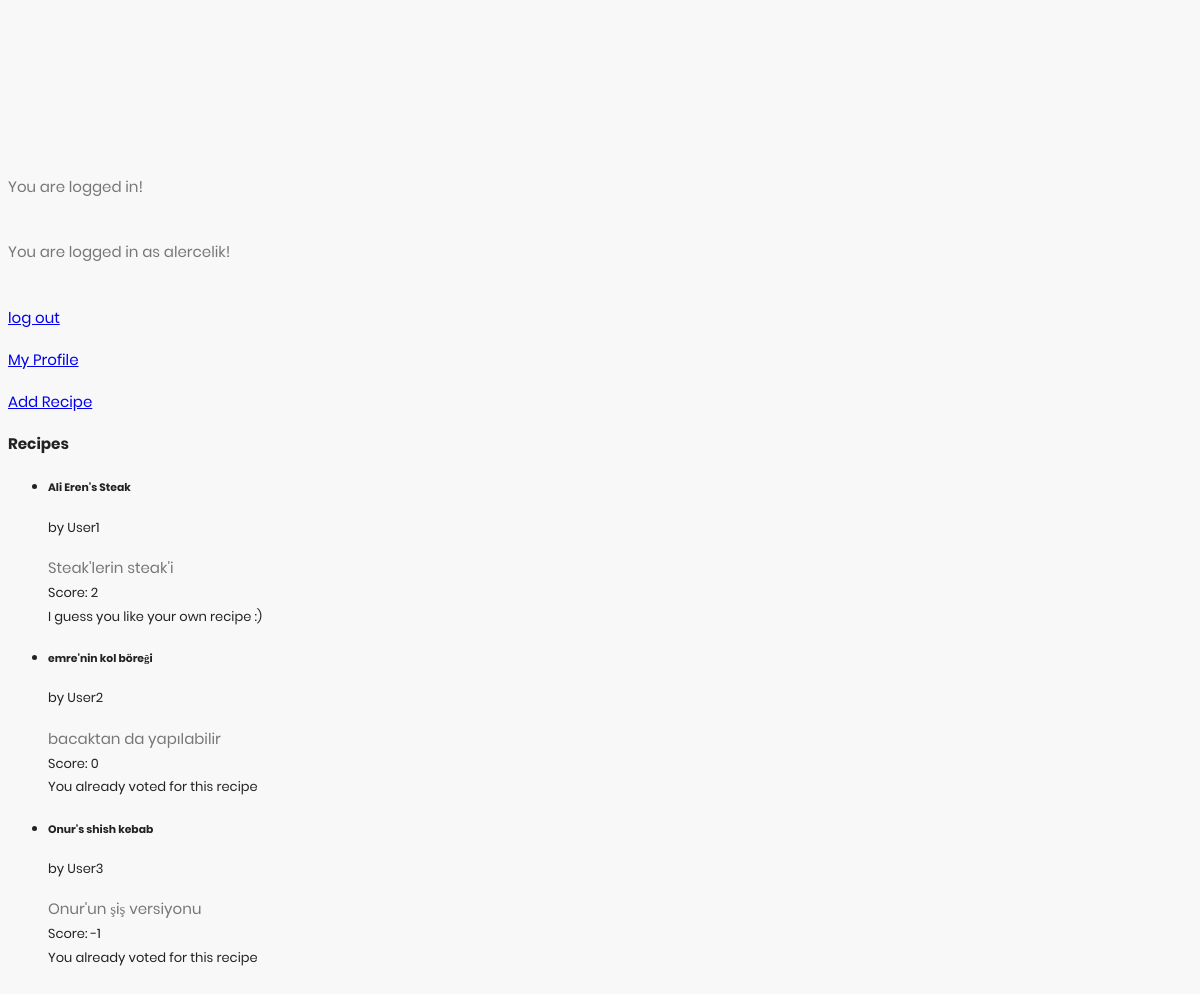
Page / (signed in) on the committed database.
### main.py (models this page shows, shortened)
class Recipe(db.Model):
	__tablename__ = 'Recipe'
	id = db.Column(db.Integer, primary_key = True)
	name = db.Column(db.String(100))
	text = db.Column(db.Text)
	category_id = db.Column(db.Integer, db.ForeignKey('RecipeCategory.id'), nullable=False)
	user_id = db.Column(db.Integer, db.ForeignKey('User.id'), nullable=False)
	add_date = db.Column(db.DateTime)
	last_edit_date = db.Column(db.DateTime)
	def get_score(self):
		recipe_votes = Vote.query.filter_by(recipe_id=self.id)
		score = 0
		for vote in recipe_votes:
			score += vote.value
		return score

class Vote(db.Model):
	__tablename__ = 'Vote'
	id = db.Column(db.Integer, primary_key = True)
	value = db.Column(db.Integer, nullable=False)
	recipe_id = db.Column(db.Integer, db.ForeignKey('Recipe.id'), nullable=False)
	user_id = db.Column(db.Integer, db.ForeignKey('User.id'), nullable=False)

### main.py (the view)
@app.route('/', methods=['POST', 'GET'])
def home():
	if not "logged_in" in session:
		user_logged_in = False
		session["logged_in"] = False
	else:
		user_logged_in = session["logged_in"]
	if not user_logged_in:
		return render_template('log_in.html')
	username = session["username"]
	user_id = session["user_id"]
	recipes = Recipe.query.all()
	already_voted_recipes = Vote.query.filter_by(user_id=user_id)
	already_voted_recipe_ids = [vote.recipe_id for vote in already_voted_recipes]
	return render_template('index.html', user_logged_in=user_logged_in,
	                       username=username, user_id=user_id, recipes=recipes,
	                       already_voted_recipes=already_voted_recipes, already_voted_recipe_ids=already_voted_recipe_ids)

### templates/index.html (shortened to what this page needs)
<!DOCTYPE html>
<html lang="en">
<head>
    <link rel="stylesheet" href="{{ url_for('static', filename='fonts/material-icon/css/material-design-iconic-font.min.css') }}">
    <link rel="stylesheet" href="{{ url_for('static', filename='css/style.css') }}">
</head>
<body>
    <div class="main">
        {% if user_logged_in %}
            <p>You are logged in!</p> <br>
            {% if username != "" %}
                <p>You are logged in as {{username}}!</p> <br>
            {% endif %}
            <p><a href="{{url_for("log_out")}}">log out</a></p>
            <p><a name="profile" href="{{url_for("profile")}}">My Profile</a></p>
            <p><a href="{{url_for("add_recipe")}}">Add Recipe</a></p>
            <div>
                <h3>Recipes</h3>
                <ul>
                {% for recipe in recipes %}
                    <li>
                        <h5>{{recipe.name}}</h5>
                        by User{{recipe.user_id}}
                        <p>{{recipe.text}}</p>
                        Score: {{ recipe.get_score() }}
                        <br>
                        {% if recipe.id in already_voted_recipe_ids %}
                            You already voted for this recipe
                        {% elif recipe.user_id == user_id %}
                            I guess you like your own recipe :)
                        {% else %}
                            <a href="{{url_for("vote_recipe", recipe_id=recipe.id, evaluation="like")}}">like</a>
                            <a href="{{url_for("vote_recipe", recipe_id=recipe.id, evaluation="dislike")}}">dislike</a>
                        {% endif %}
                        <br>
                    </li>
                {% endfor %}
                </ul>
            </div>
        {% else %}
            <p>Please <a href="{{url_for("log_in")}}">log in</a> or <a href="{{url_for("sign_up")}}">sign up</a> </p>
        {% endif %}
    </div>
</body>
</html>

### static/css/style.css (style rules this page uses)
p { margin-bottom: 0px; font-size: 15px; color: #777; }
.main { background: #f8f8f8; padding: 150px 0; }
body { font-size: 13px; line-height: 1.8; color: #222; background: #f8f8f8; font-weight: 400; font-family: Poppins; }

### rows in the picture
Recipe: name "Ali Eren's Steak", user_id "1", text "Steak'lerin steak'i", get_score "2", shows "I guess you like your own recipe :)"
Recipe: name "emre'nin kol böreği", user_id "2", text "bacaktan da yapılabilir", get_score "0", shows "You already voted for this recipe"
Recipe: name "Onur's shish kebab", user_id "3", text "Onur'un şiş versiyonu", get_score "-1", shows "You already voted for this recipe"

### other values in the picture
{{ username }} "alercelik"
